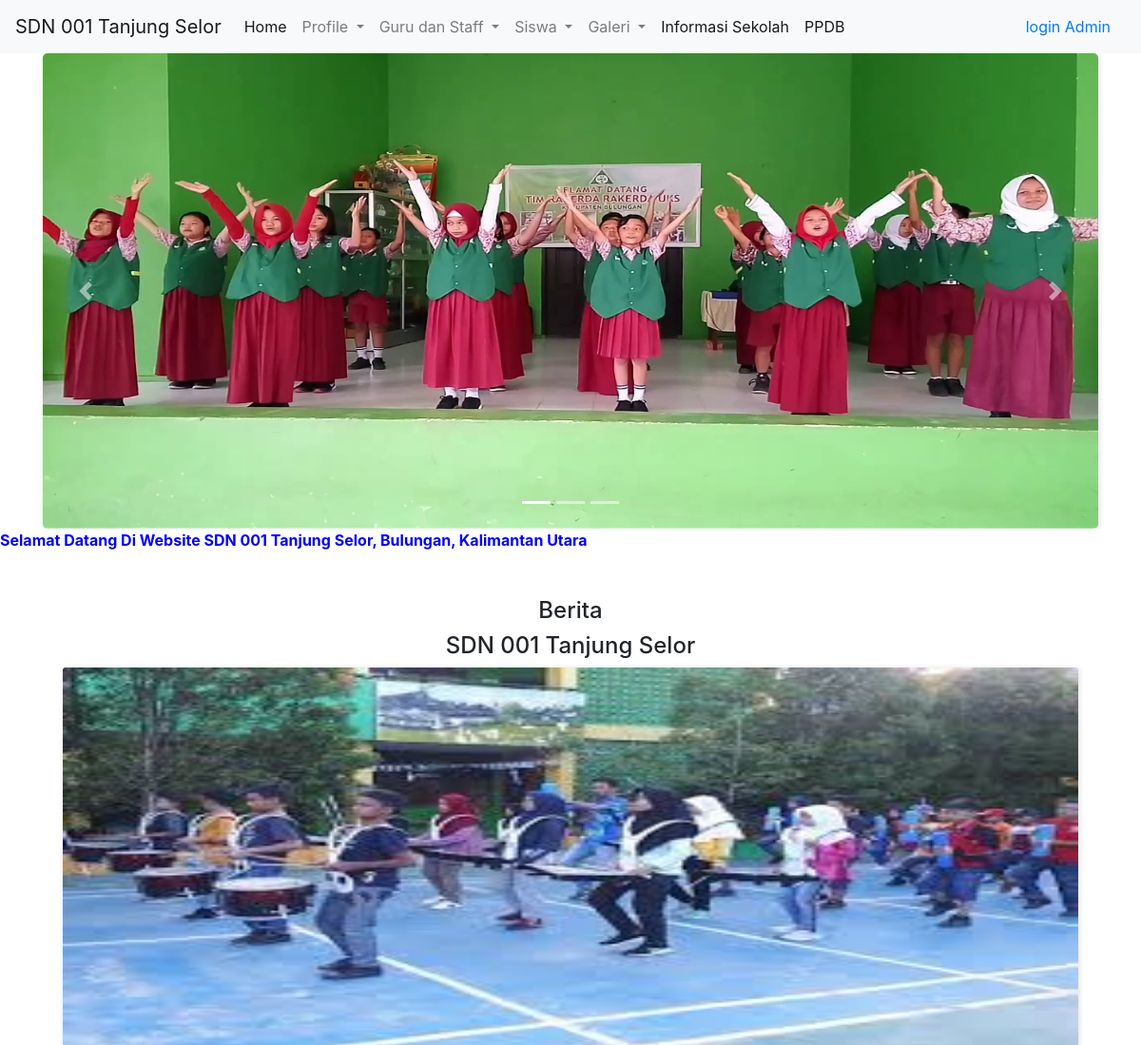
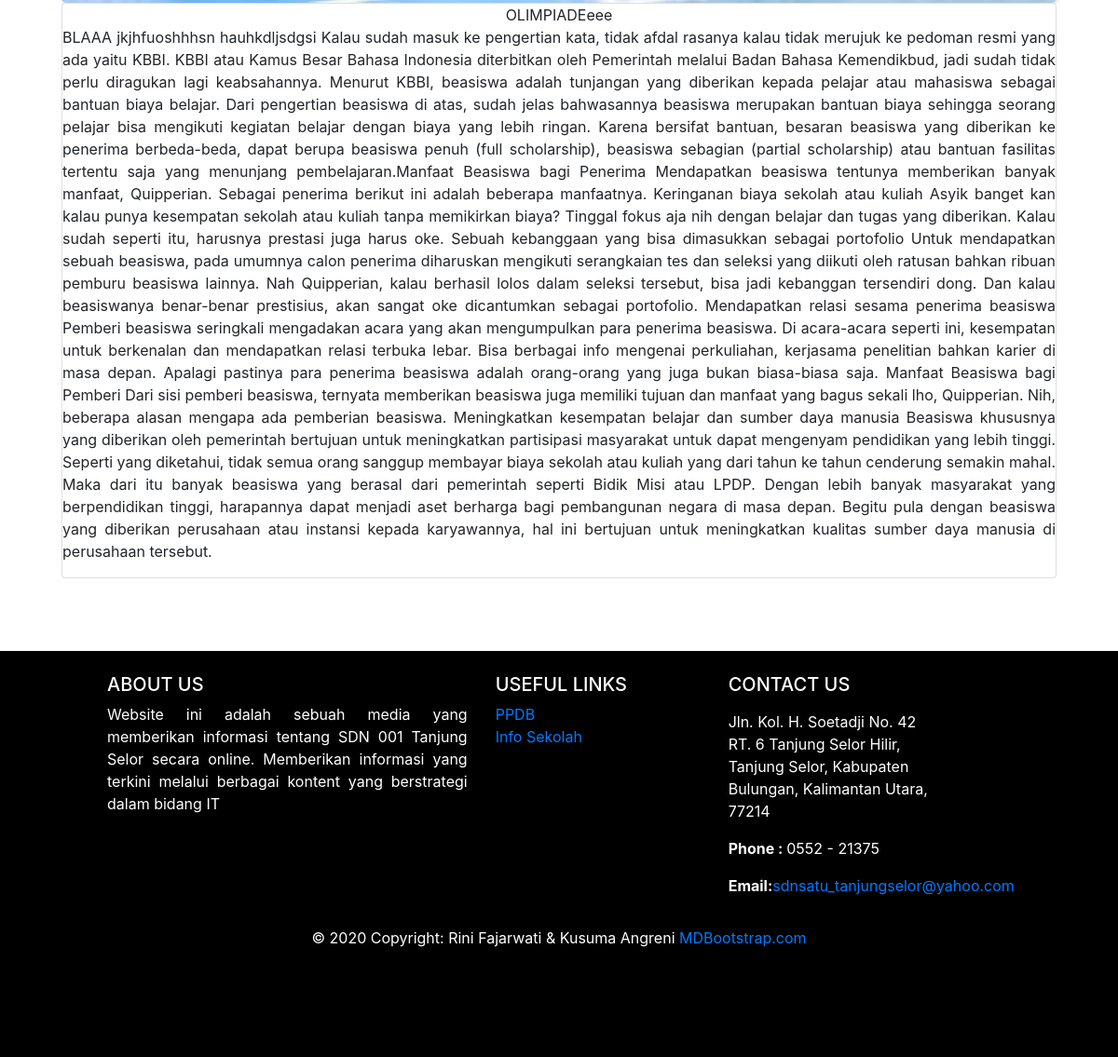
The page /page/berita.php?myVar2=1 on the database its author committed (2 pictures, top to bottom).
### tables this page shows
CREATE TABLE `content` (
  `id` int(11) NOT NULL,
  `title` text NOT NULL,
  `content` text NOT NULL,
  `image` varchar(200) NOT NULL,
  `type` varchar(200) NOT NULL
);

CREATE TABLE `beritahome` (
  `id` int(11) NOT NULL,
  `title` varchar(200) NOT NULL,
  `content` text NOT NULL,
  `image` varchar(200) NOT NULL
);

### page/berita.php (the view, shortened to what this page needs)
<?php
if ($_GET['myVar2']) {
    $key = $_GET['myVar2'];
}
?>
<?php
$admin = $_SESSION['auth'];
include "../config/koneksi.php";
?>
<!doctype html>
<html lang="en">
<head>
    <link rel="stylesheet" href="https://maxcdn.bootstrapcdn.com/bootstrap/4.0.0/css/bootstrap.min.css">
    <link rel="stylesheet" type="text/css" href="../css/global.css">
</head>
<body>
    <header>
        <nav class="navbar navbar-expand-lg navbar-light bg-light">
            <a class="navbar-brand" href="#">SDN 001 Tanjung Selor</a>
            <div class="collapse navbar-collapse" id="navbarSupportedContent">
                <ul class="navbar-nav mr-auto">
                    <li class="nav-item active">
                        <a class="nav-link" href="home.php">Home <span class="sr-only">(current)</span></a>
                    </li>
                    <li class="nav-item dropdown">
                        <a class="nav-link dropdown-toggle" href="#" id="navbarDropdown" role="button" data-toggle="dropdown" aria-haspopup="true" aria-expanded="false">
                            Profile
                        </a>
                    </li>
                    <li class="nav-item dropdown">
                        <a class="nav-link dropdown-toggle" href="#" id="navbarDropdown" role="button" data-toggle="dropdown" aria-haspopup="true" aria-expanded="false">
                            Guru dan Staff
                        </a>
                    </li>
                    <li class="nav-item dropdown">
                        <a class="nav-link dropdown-toggle" href="#" id="navbarDropdown" role="button" data-toggle="dropdown" aria-haspopup="true" aria-expanded="false">
                            Siswa
                        </a>
                    </li>
                    <li class="nav-item dropdown">
                        <a class="nav-link dropdown-toggle" href="#" id="navbarDropdown" role="button" data-toggle="dropdown" aria-haspopup="true" aria-expanded="false">
                            Galeri
                        </a>
                    </li>
                    <li class="nav-item active">
                        <a class="nav-link" href="info.php">Informasi Sekolah <span class="sr-only">(current)</span></a>
                    </li>
                    <li class="nav-item active">
                        <a class="nav-link" href="https://ppdbsd001tanjungselor.000webhostapp.com/">PPDB <span class="sr-only">(current)</span></a>
                    </li>
                </ul>
                <form class="nav-item active">
                    <?php
                    if ($admin === "true") {
                        echo " <a class='nav-link' href='logout.php'>Logout<span class='sr-only'>(current)</span></a>";
                    } else {
                        echo " <a class='nav-link' href='login.html'>login Admin<span class='sr-only'>(current)</span></a>";
                    }
                    ?>
                </form>
            </div>
        </nav>
        <div class="atas">
            <div id="carouselExampleIndicators" class="carousel slide" data-ride="carousel">
                <ol class="carousel-indicators">
                    <li data-target="#carouselExampleIndicators" data-slide-to="0" class="active"></li>
                    <li data-target="#carouselExampleIndicators" data-slide-to="1"></li>
                    <li data-target="#carouselExampleIndicators" data-slide-to="2"></li>
                </ol>
                <div class="carousel-inner container">
                    <?php
                    $ambildata = mysqli_query($conn, "SELECT * FROM content WHERE type='isifoto'");
                    $i = "false";
                    while ($tampil = mysqli_fetch_array($ambildata)) {
                        if ($i === "false") echo "<div class='carousel-item active'>";
                        else echo "<div class='carousel-item'>";
                        $i = "true";
                        echo "
                        <img class='d-block w-100' src='../image/$tampil[image]' width='350' height='500' alt='$tampil[content]'>
                    </div>
                    ";
                    }
                    ?>
                </div>
                <a class="carousel-control-prev" href="#carouselExampleIndicators" role="button" data-slide="prev">
                    <span class="carousel-control-prev-icon" aria-hidden="true"></span>
                </a>
                <a class="carousel-control-next" href="#carouselExampleIndicators" role="button" data-slide="next">
                    <span class="carousel-control-next-icon" aria-hidden="true"></span>
                </a>
            </div>
        </div>
        <div class="tulisan">
            <marquee style="color:  blue"><b>Selamat Datang Di Website SDN 001 Tanjung Selor, Bulungan, Kalimantan Utara</b>
            </marquee>
        </div>
    </header>
    <div class="container-costum">
        <div class="justify-content-center pl-3 pr-3 pt-5 pb-5">
            <h4 style="text-align: center;">Berita</h4>
            <h4 style="text-align: center;">SDN 001 Tanjung Selor</h4>
            <?php
            include "../config/koneksi.php";
            $ambildata = mysqli_query($conn, "SELECT * FROM beritahome WHERE id='$key'");
            while ($tampil = mysqli_fetch_array($ambildata)) {
                echo "
                <img class='card-img-top' src='../image/$tampil[image]' width = '400px' height='400px' alt=''>
                <div class='card' style='text-align: center;>
                    <h5 class='card-title'>$tampil[title]</h5>
                    <p style='text-align: justify;'>$tampil[content]</p>
                </div> ";
            ?>
            <?php } ?>
        </div>
    </div>
    <footer class="page-footer font-small blue pt-4">
        <div class="container-fluid text-center text-md-left">
            <div class="row">
                <div class="col-md-5 mt-md-0 mt-3">
                    <h5 class="text-uppercase">About Us</h5>
                    <?php
                    include "../config/koneksi.php";
                    $ambildata = mysqli_query($conn, "SELECT * FROM content WHERE title='About'");
                    while ($tampil = mysqli_fetch_array($ambildata)) {
                        echo "
                             <p style='text-align:justify'>$tampil[content]</p>
                        ";
                    }
                    ?>
                </div>
                <div class="col-md-3 mb-md-0 mb-3">
                    <h5 class="text-uppercase">Useful Links</h5>
                    <ul class="list-unstyled">
                        <li>
                            <a href="https://ppdbsd001tanjungselor.000webhostapp.com/">PPDB</a>
                        </li>
                        <li>
                            <a href="info.php">Info Sekolah</a>
                        </li>
                    </ul>
                </div>
                <div class="col-md-3 mb-md-0 mb-3">
                    <h5 class="text-uppercase">Contact Us</h5>
                    <ul class="list-unstyled">
                        <li>
                            <p>
                            <address>Jln. Kol. H. Soetadji No. 42 RT. 6 Tanjung Selor Hilir, Tanjung Selor, Kabupaten Bulungan, Kalimantan Utara, 77214</address>
                            </p>
                        </li>
                        <li>
                            <p><strong>Phone : </strong>0552 - 21375<br /></p>
                        </li>
                        <li>
                            <p><strong>Email:</strong><a href="mailto:sdnsatu_tanjungselor@yahoo.com">sdnsatu_tanjungselor@yahoo.com</a></p>
                        </li>
                    </ul>
                </div>
            </div>
        </div>
        <div class="footer-copyright text-center py-3">© 2020 Copyright: Rini Fajarwati & Kusuma Angreni
            <a href="https://mdbootstrap.com/"> MDBootstrap.com</a>
        </div>
    </footer>
</body>
</html>

### css/global.css (style rules this page uses)
.atas { background-color: white; text-align: center; color: white; }
footer { background-color: black; color: white; padding: 100px; margin-top: 30px; }
.container-costum { margin-left: 50px; margin-right: 50px; }
img { box-shadow: 1px 1px 5px 1px rgba(0, 0, 0, 0.1); border-radius: 5px }
span { display: inline-block; width: 300px; height: 50px; overflow: hidden; }

### rows shown on the page
content: image (picture)
beritahome: image (picture), title "OLIMPIADEeee", content "BLAAA jkjhfuoshhhsn hauhkdljsdgsi Kalau sudah masuk ke pengertian kata, tidak afdal rasanya kalau tidak merujuk ke pedoman resmi yang ada yaitu KBBI. KBBI atau Kamus Besar Bahasa Indonesia diterbitkan oleh Pemerintah melalui Badan Bahasa Kemendikbud, jadi sudah tidak perlu diragukan lagi keabsahannya. Menurut KBBI, beasiswa adalah tunjangan yang diberikan kepada pelajar atau mahasiswa sebagai bantuan biaya belajar. Dari pengertian beasiswa di atas, sudah jelas bahwasannya beasiswa merupakan bantuan biaya sehingga seorang pelajar bisa mengikuti kegiatan belajar dengan biaya yang lebih ringan. Karena bersifat bantuan, besaran beasiswa yang diberikan ke penerima berbeda-beda, dapat berupa…"
content: content "Website ini adalah sebuah media yang memberikan informasi tentang SDN 001 Tanjung Selor secara online. Memberikan informasi yang terkini melalui berbagai kontent yang berstrategi dalam bidang IT"
